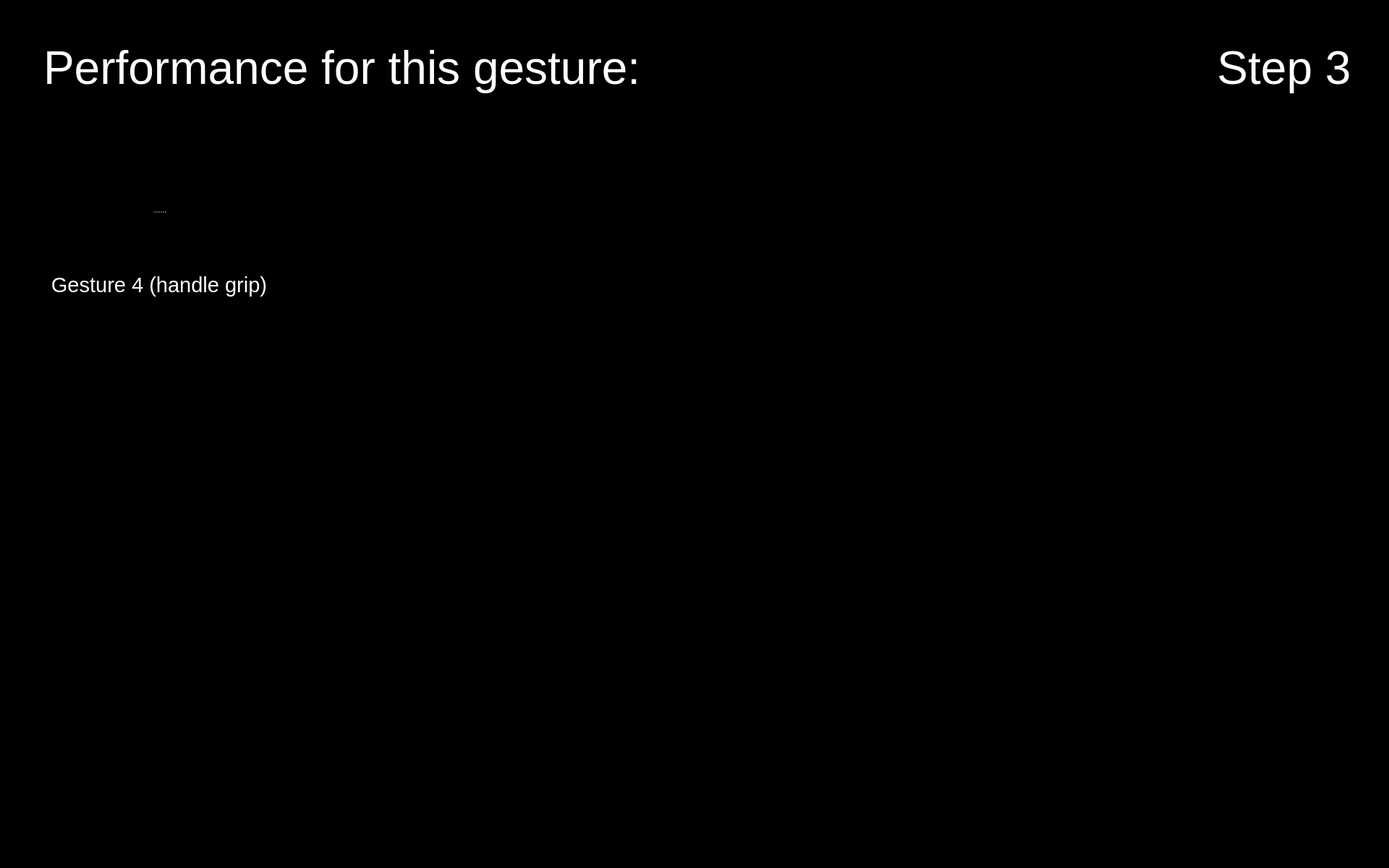
<?xml version="1.0" encoding="UTF-8"?>
<ui version="4.0">
 <class>Form</class>
 <widget class="QWidget" name="Form">
  <property name="geometry">
   <rect>
    <x>0</x>
    <y>0</y>
    <width>1920</width>
    <height>1200</height>
   </rect>
  </property>
  <property name="maximumSize">
   <size>
    <width>1920</width>
    <height>1200</height>
   </size>
  </property>
  <property name="windowTitle">
   <string>Form</string>
  </property>
  <property name="styleSheet">
   <string notr="true">background-color: rgb(0, 0, 0);</string>
  </property>
  <widget class="QPushButton" name="button_nav_left">
   <property name="enabled">
    <bool>true</bool>
   </property>
   <property name="geometry">
    <rect>
     <x>800</x>
     <y>560</y>
     <width>150</width>
     <height>150</height>
    </rect>
   </property>
   <property name="minimumSize">
    <size>
     <width>81</width>
     <height>81</height>
    </size>
   </property>
   <property name="maximumSize">
    <size>
     <width>150</width>
     <height>150</height>
    </size>
   </property>
   <property name="cursor">
    <cursorShape>OpenHandCursor</cursorShape>
   </property>
   <property name="focusPolicy">
    <enum>Qt::WheelFocus</enum>
   </property>
   <property name="contextMenuPolicy">
    <enum>Qt::DefaultContextMenu</enum>
   </property>
   <property name="layoutDirection">
    <enum>Qt::LeftToRight</enum>
   </property>
   <property name="autoFillBackground">
    <bool>false</bool>
   </property>
   <property name="styleSheet">
    <string notr="true"/>
   </property>
   <property name="icon">
    <iconset resource="resources/res.qrc">
     <normaloff>:/buttons/Button Left.svg</normaloff>:/buttons/Button Left.svg</iconset>
   </property>
   <property name="iconSize">
    <size>
     <width>144</width>
     <height>144</height>
    </size>
   </property>
   <property name="autoDefault">
    <bool>false</bool>
   </property>
   <property name="default">
    <bool>false</bool>
   </property>
   <property name="flat">
    <bool>true</bool>
   </property>
  </widget>
  <widget class="QPushButton" name="button_nav_right">
   <property name="enabled">
    <bool>true</bool>
   </property>
   <property name="geometry">
    <rect>
     <x>960</x>
     <y>560</y>
     <width>150</width>
     <height>150</height>
    </rect>
   </property>
   <property name="minimumSize">
    <size>
     <width>81</width>
     <height>81</height>
    </size>
   </property>
   <property name="maximumSize">
    <size>
     <width>150</width>
     <height>150</height>
    </size>
   </property>
   <property name="cursor">
    <cursorShape>OpenHandCursor</cursorShape>
   </property>
   <property name="focusPolicy">
    <enum>Qt::WheelFocus</enum>
   </property>
   <property name="contextMenuPolicy">
    <enum>Qt::DefaultContextMenu</enum>
   </property>
   <property name="layoutDirection">
    <enum>Qt::LeftToRight</enum>
   </property>
   <property name="autoFillBackground">
    <bool>false</bool>
   </property>
   <property name="styleSheet">
    <string notr="true"/>
   </property>
   <property name="icon">
    <iconset resource="resources/res.qrc">
     <normaloff>:/buttons/Button Right.svg</normaloff>:/buttons/Button Right.svg</iconset>
   </property>
   <property name="iconSize">
    <size>
     <width>144</width>
     <height>144</height>
    </size>
   </property>
   <property name="autoDefault">
    <bool>false</bool>
   </property>
   <property name="default">
    <bool>false</bool>
   </property>
   <property name="flat">
    <bool>true</bool>
   </property>
  </widget>
  <widget class="QPushButton" name="button_exit">
   <property name="enabled">
    <bool>true</bool>
   </property>
   <property name="geometry">
    <rect>
     <x>1760</x>
     <y>1040</y>
     <width>150</width>
     <height>150</height>
    </rect>
   </property>
   <property name="minimumSize">
    <size>
     <width>81</width>
     <height>81</height>
    </size>
   </property>
   <property name="maximumSize">
    <size>
     <width>150</width>
     <height>150</height>
    </size>
   </property>
   <property name="cursor">
    <cursorShape>OpenHandCursor</cursorShape>
   </property>
   <property name="focusPolicy">
    <enum>Qt::WheelFocus</enum>
   </property>
   <property name="contextMenuPolicy">
    <enum>Qt::DefaultContextMenu</enum>
   </property>
   <property name="icon">
    <iconset resource="resources/res.qrc">
     <normaloff>:/buttons/Button Exit.svg</normaloff>:/buttons/Button Exit.svg</iconset>
   </property>
   <property name="iconSize">
    <size>
     <width>144</width>
     <height>144</height>
    </size>
   </property>
   <property name="autoDefault">
    <bool>false</bool>
   </property>
   <property name="default">
    <bool>false</bool>
   </property>
   <property name="flat">
    <bool>true</bool>
   </property>
  </widget>
  <widget class="QLabel" name="icon_reaction_1">
   <property name="enabled">
    <bool>true</bool>
   </property>
   <property name="geometry">
    <rect>
     <x>1400</x>
     <y>250</y>
     <width>200</width>
     <height>200</height>
    </rect>
   </property>
   <property name="sizePolicy">
    <sizepolicy hsizetype="Preferred" vsizetype="Preferred">
     <horstretch>0</horstretch>
     <verstretch>0</verstretch>
    </sizepolicy>
   </property>
   <property name="maximumSize">
    <size>
     <width>200</width>
     <height>200</height>
    </size>
   </property>
   <property name="text">
    <string/>
   </property>
   <property name="scaledContents">
    <bool>true</bool>
   </property>
  </widget>
  <widget class="QLabel" name="image_step">
   <property name="geometry">
    <rect>
     <x>1650</x>
     <y>170</y>
     <width>250</width>
     <height>250</height>
    </rect>
   </property>
   <property name="font">
    <font>
     <pointsize>48</pointsize>
    </font>
   </property>
   <property name="styleSheet">
    <string notr="true">color: rgb(255, 255, 255);</string>
   </property>
   <property name="text">
    <string/>
   </property>
   <property name="pixmap">
    <pixmap resource="resources/res.qrc">:/detected steps/Detected Step3 Button.png</pixmap>
   </property>
   <property name="alignment">
    <set>Qt::AlignCenter</set>
   </property>
   <property name="wordWrap">
    <bool>true</bool>
   </property>
  </widget>
  <widget class="QLabel" name="icon_expert_1">
   <property name="enabled">
    <bool>true</bool>
   </property>
   <property name="geometry">
    <rect>
     <x>490</x>
     <y>220</y>
     <width>100</width>
     <height>100</height>
    </rect>
   </property>
   <property name="sizePolicy">
    <sizepolicy hsizetype="Preferred" vsizetype="Preferred">
     <horstretch>0</horstretch>
     <verstretch>0</verstretch>
    </sizepolicy>
   </property>
   <property name="maximumSize">
    <size>
     <width>100</width>
     <height>100</height>
    </size>
   </property>
   <property name="text">
    <string/>
   </property>
   <property name="pixmap">
    <pixmap resource="resources/res.qrc">:/img/Icon Expert.png</pixmap>
   </property>
   <property name="scaledContents">
    <bool>true</bool>
   </property>
  </widget>
  <widget class="QLabel" name="label_plot_1">
   <property name="geometry">
    <rect>
     <x>490</x>
     <y>180</y>
     <width>850</width>
     <height>340</height>
    </rect>
   </property>
   <property name="maximumSize">
    <size>
     <width>1200</width>
     <height>480</height>
    </size>
   </property>
   <property name="font">
    <font>
     <pointsize>48</pointsize>
    </font>
   </property>
   <property name="styleSheet">
    <string notr="true">color: rgb(255, 255, 255);</string>
   </property>
   <property name="text">
    <string/>
   </property>
   <property name="scaledContents">
    <bool>true</bool>
   </property>
  </widget>
  <widget class="QLabel" name="icon_newbie_1">
   <property name="enabled">
    <bool>true</bool>
   </property>
   <property name="geometry">
    <rect>
     <x>490</x>
     <y>380</y>
     <width>100</width>
     <height>100</height>
    </rect>
   </property>
   <property name="sizePolicy">
    <sizepolicy hsizetype="Preferred" vsizetype="Preferred">
     <horstretch>0</horstretch>
     <verstretch>0</verstretch>
    </sizepolicy>
   </property>
   <property name="maximumSize">
    <size>
     <width>100</width>
     <height>100</height>
    </size>
   </property>
   <property name="text">
    <string/>
   </property>
   <property name="pixmap">
    <pixmap resource="resources/res.qrc">:/img/Icon User.png</pixmap>
   </property>
   <property name="scaledContents">
    <bool>true</bool>
   </property>
  </widget>
  <widget class="QLabel" name="label_text_step">
   <property name="geometry">
    <rect>
     <x>1650</x>
     <y>20</y>
     <width>250</width>
     <height>150</height>
    </rect>
   </property>
   <property name="font">
    <font>
     <family>Arial</family>
     <pointsize>48</pointsize>
     <weight>9</weight>
     <italic>false</italic>
     <bold>false</bold>
    </font>
   </property>
   <property name="styleSheet">
    <string notr="true">font: 75 48pt &quot;Arial&quot;;
color: rgb(255, 255, 255);</string>
   </property>
   <property name="text">
    <string>Step 3</string>
   </property>
   <property name="textFormat">
    <enum>Qt::RichText</enum>
   </property>
   <property name="alignment">
    <set>Qt::AlignCenter</set>
   </property>
   <property name="wordWrap">
    <bool>true</bool>
   </property>
  </widget>
  <widget class="QSplitter" name="splitter_5">
   <property name="geometry">
    <rect>
     <x>60</x>
     <y>210</y>
     <width>320</width>
     <height>282</height>
    </rect>
   </property>
   <property name="orientation">
    <enum>Qt::Vertical</enum>
   </property>
   <widget class="QLabel" name="image_required_4">
    <property name="maximumSize">
     <size>
      <width>320</width>
      <height>240</height>
     </size>
    </property>
    <property name="text">
     <string/>
    </property>
    <property name="pixmap">
     <pixmap resource="resources/res.qrc">:/img/gesture4.png</pixmap>
    </property>
    <property name="scaledContents">
     <bool>true</bool>
    </property>
   </widget>
   <widget class="QLabel" name="text_required_4">
    <property name="font">
     <font>
      <family>Arial</family>
      <pointsize>22</pointsize>
      <weight>9</weight>
      <italic>false</italic>
      <bold>false</bold>
     </font>
    </property>
    <property name="styleSheet">
     <string notr="true">font: 75 22pt &quot;Arial&quot;;
color: rgb(255, 255, 255);</string>
    </property>
    <property name="text">
     <string>Gesture 4 (handle grip)</string>
    </property>
    <property name="textFormat">
     <enum>Qt::PlainText</enum>
    </property>
    <property name="alignment">
     <set>Qt::AlignCenter</set>
    </property>
    <property name="wordWrap">
     <bool>true</bool>
    </property>
   </widget>
  </widget>
  <widget class="QLabel" name="label_trouble">
   <property name="geometry">
    <rect>
     <x>60</x>
     <y>20</y>
     <width>1280</width>
     <height>150</height>
    </rect>
   </property>
   <property name="font">
    <font>
     <family>Arial</family>
     <pointsize>48</pointsize>
     <weight>9</weight>
     <italic>false</italic>
     <bold>false</bold>
    </font>
   </property>
   <property name="styleSheet">
    <string notr="true">font: 75 48pt &quot;Arial&quot;;
color: rgb(255, 255, 255);</string>
   </property>
   <property name="text">
    <string>Performance for this gesture:</string>
   </property>
   <property name="textFormat">
    <enum>Qt::RichText</enum>
   </property>
   <property name="alignment">
    <set>Qt::AlignLeading|Qt::AlignLeft|Qt::AlignVCenter</set>
   </property>
   <property name="wordWrap">
    <bool>true</bool>
   </property>
  </widget>
  <zorder>label_plot_1</zorder>
  <zorder>button_nav_left</zorder>
  <zorder>button_nav_right</zorder>
  <zorder>button_exit</zorder>
  <zorder>icon_reaction_1</zorder>
  <zorder>image_step</zorder>
  <zorder>icon_expert_1</zorder>
  <zorder>icon_newbie_1</zorder>
  <zorder>label_text_step</zorder>
  <zorder>splitter_5</zorder>
  <zorder>label_trouble</zorder>
 </widget>
 <resources>
  <include location="resources/res.qrc"/>
 </resources>
 <connections/>
</ui>
